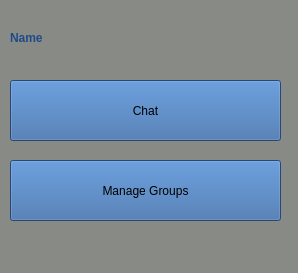
<?xml version="1.0" encoding="UTF-8"?>
<ui version="4.0">
 <class>MainWindow</class>
 <widget class="QMainWindow" name="MainWindow">
  <property name="geometry">
   <rect>
    <x>0</x>
    <y>0</y>
    <width>298</width>
    <height>273</height>
   </rect>
  </property>
  <property name="windowTitle">
   <string>Home</string>
  </property>
  <property name="styleSheet">
   <string notr="true">background-color:rgb(136, 138, 133);</string>
  </property>
  <widget class="QWidget" name="centralwidget">
   <widget class="QPushButton" name="button_chat">
    <property name="geometry">
     <rect>
      <x>10</x>
      <y>80</y>
      <width>271</width>
      <height>61</height>
     </rect>
    </property>
    <property name="styleSheet">
     <string notr="true">background-color:rgb(52, 101, 164);</string>
    </property>
    <property name="text">
     <string>Chat</string>
    </property>
   </widget>
   <widget class="QPushButton" name="button_manage_groups">
    <property name="geometry">
     <rect>
      <x>10</x>
      <y>160</y>
      <width>271</width>
      <height>61</height>
     </rect>
    </property>
    <property name="styleSheet">
     <string notr="true">background-color:rgb(52, 101, 164);</string>
    </property>
    <property name="text">
     <string>Manage Groups</string>
    </property>
   </widget>
   <widget class="QLabel" name="label">
    <property name="geometry">
     <rect>
      <x>10</x>
      <y>30</y>
      <width>67</width>
      <height>17</height>
     </rect>
    </property>
    <property name="text">
     <string>&lt;html&gt;&lt;head/&gt;&lt;body&gt;&lt;p&gt;&lt;span style=&quot; font-weight:600; color:#204a87;&quot;&gt;Name&lt;/span&gt;&lt;/p&gt;&lt;/body&gt;&lt;/html&gt;</string>
    </property>
   </widget>
  </widget>
  <widget class="QMenuBar" name="menubar">
   <property name="geometry">
    <rect>
     <x>0</x>
     <y>0</y>
     <width>298</width>
     <height>22</height>
    </rect>
   </property>
  </widget>
  <widget class="QStatusBar" name="statusbar"/>
 </widget>
 <resources/>
 <connections/>
</ui>
